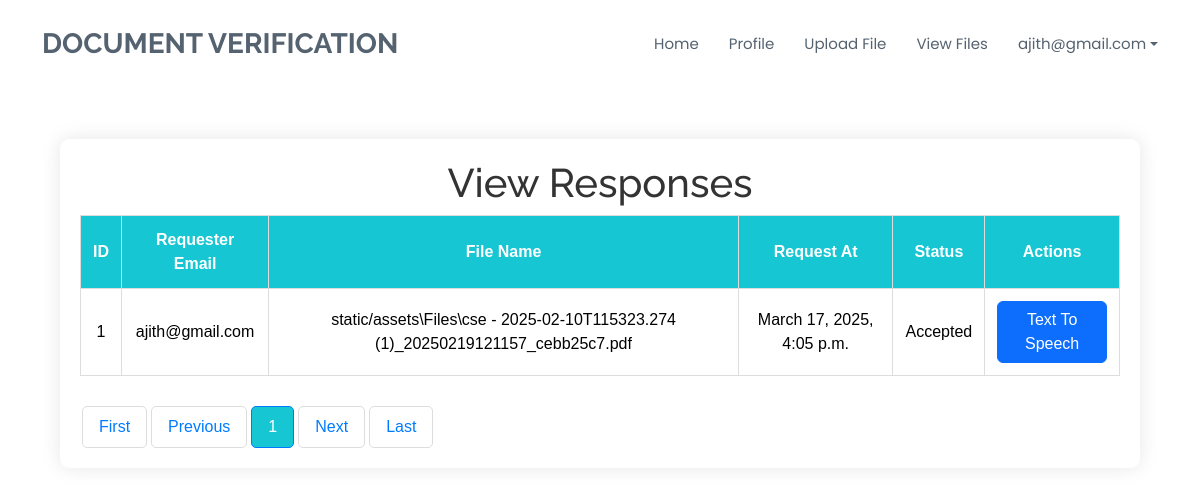
Page /viewresponses/ (signed in) on the committed database.
### app/models.py (models this page shows, shortened)
class RequestFileModel(models.Model):
    file_id = models.ForeignKey(UploadFileModel, on_delete=models.CASCADE)
    requester =  models.EmailField()
    request_date = models.DateTimeField(auto_now_add=True)
    status = models.CharField(max_length=255, default='Pending')
    class Meta:
        db_table = "RequestFileModel"  # Optional, but can be used to specify the

class UploadFileModel(models.Model):
    file = models.FileField(upload_to=os.path.join('static/assets' 'Files'))
    uploaded_at = models.DateTimeField(auto_now_add=True)
    user = models.ForeignKey(UserModel, on_delete=models.CASCADE)
    filename = models.CharField(max_length=100)
    datahash = models.TextField(null=True)
    is_duplicate = models.BooleanField(default=False)
    similarity = models.FloatField(default=0.0)
    insights_path = models.CharField(max_length=500, blank=True, null=True)
    status = models.CharField(
        max_length=20,
        choices=[("Pending", "Pending"), ("Accepted", "Accepted"), ("Rejected", "Rejected")],
        default="Pending",
    )
    class Meta:
        db_table = "UploadFileModel"  # Optional, but can be used to specify the

### app/views.py (the view)
# urls.py: path('viewresponses/', views.viewresponses, name='viewresponses'),
def viewresponses(request):
    email =  request.session['email']
    responses = RequestFileModel.objects.filter(requester=email, status='Accepted')
    paginator = Paginator(responses, 4)
    page_number = request.GET.get('page')
    page_data = paginator.get_page(page_number)
    return render(request, 'viewresponses.html',{'data':page_data, 'email':email})

### templates/viewresponses.html (shortened to what this page needs)
{% extends "home.html" %}
{% block content %}
<head>
</head>
<body>
    <div class="containr">
        <h1> View Responses </h1>
        <div class="table-responsive">
            <table>
                <thead>
                    <tr>
                        <th>ID</th>
                        <th>Requester Email</th>
                        <th>File Name</th>
                        <th>Request At</th>
                        <th>Status</th>
                        <th>Actions</th>
                    </tr>
                </thead>
                <tbody>
                    {% if data %}
                    {% for i in data %}
                    <tr>
                        <td>{{forloop.counter}}</td>
                        <td>{{i.requester}}</td>
                        <td>{{i.file_id.file}}</td>
                        <td>{{i.request_date}}</td>
                        <td>{{i.status}}</td>
                        <td><a href="{% url 'text_to_speech' i.id 'requester' %}" class="btn btn-primary">Text To Speech </a></td>
                    </tr>
                {% endfor %}
                {% else %}
                <tr>
                    <td colspan="6">No files found.</td>
                </tr>
                {% endif %}
                </tbody>
            </table>
        </div>
        <div class="pagination">
            <a href="?page=1">First</a>
            <a href="?page={% if data.number > 1 %}{{ data.previous_page_number }}{% else %}1{% endif %}">Previous</a>
            {% for num in data.paginator.page_range %}
                {% if data.number == num %}
                    <a href="?page={{ num }}" class="active">{{ num }}</a>
                {% else %}
                    <a href="?page={{ num }}">{{ num }}</a>
                {% endif %}
            {% endfor %}
            <a href="?page={% if data.number < data.paginator.num_pages %}{{ data.next_page_number }}{% else %}{{ data.paginator.num_pages }}{% endif %}">Next</a>
            <a href="?page={{ data.paginator.num_pages }}">Last</a>
        </div>
</div>
</body>
{% endblock %}

### templates/home.html (shortened to what this page needs)
{% extends "index.html" %}
{% block nav %}
  <header id="header" class="header d-flex align-items-center sticky-top">
    <div class="container-fluid container-xl position-relative d-flex align-items-center">
      <a href="index.html" class="logo d-flex align-items-center me-auto">
        <h1 class="sitename">Document Verification</h1>
      </a>
      <nav id="navmenu" class="navmenu">
        <ul>
          <li><a href="{% url 'home' %}" >Home</a></li>
          <li><a href="{% url 'profile' %}">Profile</a></li>
          <li><a href="{% url 'uploadfiles' %}">Upload File</a></li>
          <li><a href="{% url 'viewfiles' %}">View Files</a></li>
          <li class="nav-item dropdown">
            <a class="nav-link dropdown-toggle" href="#" id="userDropdown" role="button" data-bs-toggle="dropdown" aria-expanded="false">
              {{ email }}
            </a>
          </li>
        </ul>
      </nav>
    </div>
  </header>
{% block content %}{% endblock %}
{% endblock %}

### css/main.css (style rules this page uses)
:root { --default-font: "Roboto", system-ui, -apple-system, "Segoe UI", Roboto, "Helvetica Neue", Arial, "Noto Sans", "Liberation Sans", sans-serif, "Apple Color Emoji", "Segoe UI Emoji", "Segoe UI Symbol", "Noto Color Emoji"; --heading-font: "Raleway", sans-serif; --nav-font: "Poppins", sans-serif; }
:root { --background-color: #ffffff; --default-color: #444444; --heading-color: #556270; --accent-color: #d9232d; --surface-color: #ffffff; --contrast-color: #ffffff; }
:root { --nav-color: #556270; --nav-hover-color: #d9232d; --nav-mobile-background-color: #ffffff; --nav-dropdown-background-color: #ffffff; --nav-dropdown-color: #556270; --nav-dropdown-hover-color: #d9232d; }
:root { scroll-behavior: smooth; }
body { color: var(--default-color); background-color: var(--background-color); font-family: var(--default-font); }
a { color: var(--accent-color); text-decoration: none; transition: 0.3s; }
h1, h2, h3, h4, h5, h6 { color: var(--heading-color); font-family: var(--heading-font); }
.header { color: var(--default-color); background-color: var(--background-color); padding: 15px 0; transition: all 0.5s; z-index: 997; }
.header .logo { line-height: 1; }
.header .logo h1 { font-size: 28px; margin: 0; font-weight: 700; color: var(--heading-color); text-transform: uppercase; }
@media (max-width: 1200px) { .header .logo { order: 1; } }
@media (max-width: 1200px) { .header .navmenu { order: 3; } }
@media (min-width: 1200px) { .navmenu { padding: 0; } }
@media (min-width: 1200px) { .navmenu ul { margin: 0; padding: 0; display: flex; list-style: none; align-items: center; } }
@media (min-width: 1200px) { .navmenu li { position: relative; } }
@media (min-width: 1200px) { .navmenu a, .navmenu a:focus { color: var(--nav-color); padding: 18px 15px; font-size: 15px; font-family: var(--nav-font); font-weight: 400; display: flex; align-items: center; justify-content: space-between; white-space: nowrap; transition: 0.3s; } }
@media (min-width: 1200px) { .navmenu li:last-child a { padding-right: 0; } }

### rows in the picture
RequestFileModel: requester "ajith@gmail.com", file_id.file "static/assets\\Files\\cse - 2025-02-10T115323.274 (1)_20250219121157_cebb25c7.pdf", request_date "March 17, 2025, 4:05 p.m.", status "Accepted"

### other values in the picture
{{ num }} "1"
